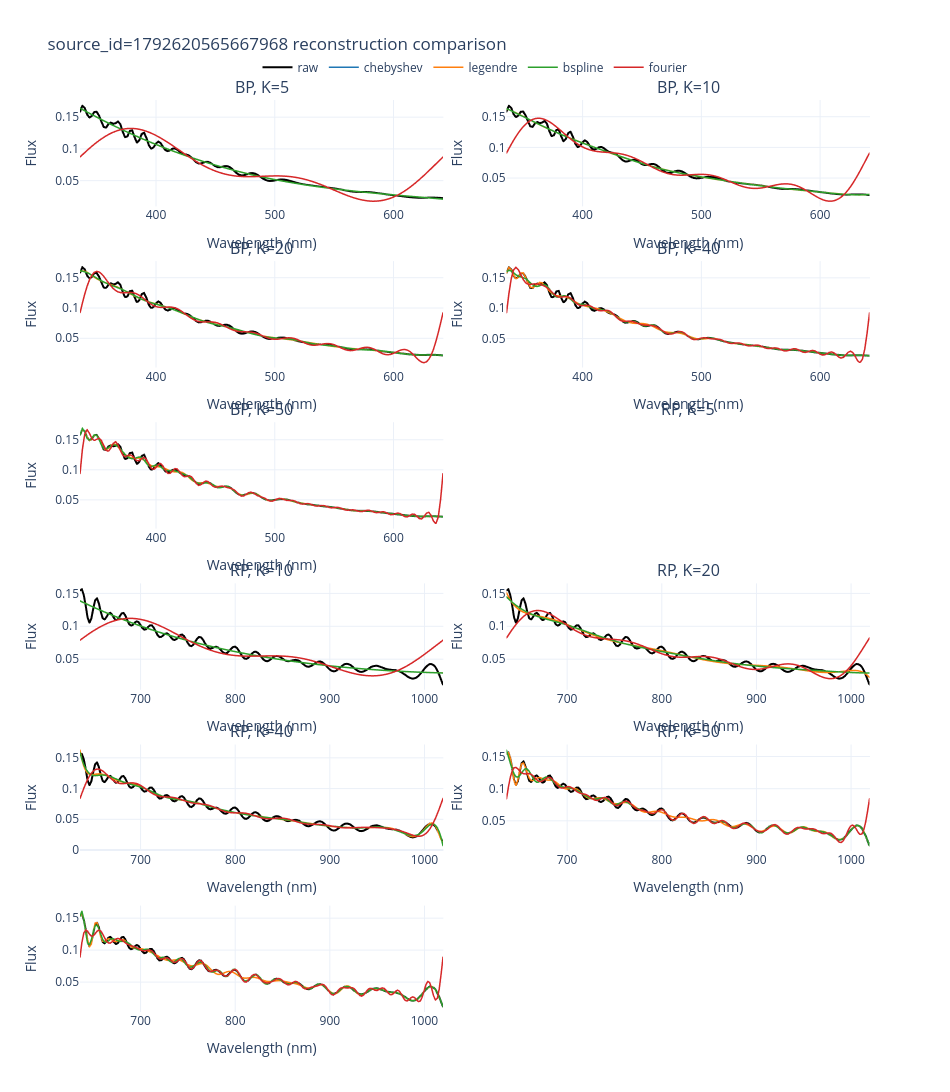

The code cell stored with this chart in its notebook:
### Markdown cell above
## Pick one star and compare raw vs. basis reconstructions across K

### Code cell
selected_source_id = int(bp.source_ids[preview_idx[0]])
basis_preview = ["chebyshev", "legendre", "bspline", "fourier"]
k_preview = [5, 10, 20, 40, 50]
smoothing_preview = "none"

fig = step02.plot_selected_star_reconstructions_interactive(
    bp,
    rp,
    source_id=selected_source_id,
    bases=basis_preview,
    k_list=k_preview,
    smoothing=smoothing_preview,
)
fig.show()

### Figure 1 — Plotly figure (JSON) as saved in the notebook; plotly's stock layout.template omitted (floating-point values rounded to 4 significant figures; data arrays with more than 128 entries replaced by an {"elided": "..."} marker saying what was removed)
{"data": [{"legendgroup": "raw", "line": {"color": "black", "width": 2}, "mode": "lines", "name": "raw", "showlegend": true, "type": "scattergl", "x": {"elided": "154 float values"}, "xaxis": "x", "y": {"elided": "154 float values"}, "yaxis": "y"}, {"legendgroup": "chebyshev", "line": {"color": "#1f77b4", "width": 1.5}, "mode": "lines", "name": "chebyshev", "showlegend": true, "type": "scattergl", "x": {"elided": "154 float values"}, "xaxis": "x", "y": {"elided": "154 float values"}, "yaxis": "y"}, {"legendgroup": "legendre", "line": {"color": "#ff7f0e", "width": 1.5}, "mode": "lines", "name": "legendre", "showlegend": true, "type": "scattergl", "x": {"elided": "154 float values"}, "xaxis": "x", "y": {"elided": "154 float values"}, "yaxis": "y"}, {"legendgroup": "bspline", "line": {"color": "#2ca02c", "width": 1.5}, "mode": "lines", "name": "bspline", "showlegend": true, "type": "scattergl", "x": {"elided": "154 float values"}, "xaxis": "x", "y": {"elided": "154 float values"}, "yaxis": "y"}, {"legendgroup": "fourier", "line": {"color": "#d62728", "width": 1.5}, "mode": "lines", "name": "fourier", "showlegend": true, "type": "scattergl", "x": {"elided": "154 float values"}, "xaxis": "x", "y": {"elided": "154 float values"}, "yaxis": "y"}, {"legendgroup": "raw", "line": {"color": "black", "width": 2}, "mode": "lines", "name": "raw", "showlegend": false, "type": "scattergl", "x": {"elided": "154 float values"}, "xaxis": "x2", "y": {"elided": "154 float values"}, "yaxis": "y2"}, {"legendgroup": "chebyshev", "line": {"color": "#1f77b4", "width": 1.5}, "mode": "lines", "name": "chebyshev", "showlegend": false, "type": "scattergl", "x": {"elided": "154 float values"}, "xaxis": "x2", "y": {"elided": "154 float values"}, "yaxis": "y2"}, {"legendgroup": "legendre", "line": {"color": "#ff7f0e", "width": 1.5}, "mode": "lines", "name": "legendre", "showlegend": false, "type": "scattergl", "x": {"elided": "154 float values"}, "xaxis": "x2", "y": {"elided": "154 float values"}, "yaxis": "y2"}, {"legendgroup": "bspline", "line": {"color": "#2ca02c", "width": 1.5}, "mode": "lines", "name": "bspline", "showlegend": false, "type": "scattergl", "x": {"elided": "154 float values"}, "xaxis": "x2", "y": {"elided": "154 float values"}, "yaxis": "y2"}, {"legendgroup": "fourier", "line": {"color": "#d62728", "width": 1.5}, "mode": "lines", "name": "fourier", "showlegend": false, "type": "scattergl", "x": {"elided": "154 float values"}, "xaxis": "x2", "y": {"elided": "154 float values"}, "yaxis": "y2"}, {"legendgroup": "raw", "line": {"color": "black", "width": 2}, "mode": "lines", "name": "raw", "showlegend": false, "type": "scattergl", "x": {"elided": "154 float values"}, "xaxis": "x3", "y": {"elided": "154 float values"}, "yaxis": "y3"}, {"legendgroup": "chebyshev", "line": {"color": "#1f77b4", "width": 1.5}, "mode": "lines", "name": "chebyshev", "showlegend": false, "type": "scattergl", "x": {"elided": "154 float values"}, "xaxis": "x3", "y": {"elided": "154 float values"}, "yaxis": "y3"}, {"legendgroup": "legendre", "line": {"color": "#ff7f0e", "width": 1.5}, "mode": "lines", "name": "legendre", "showlegend": false, "type": "scattergl", "x": {"elided": "154 float values"}, "xaxis": "x3", "y": {"elided": "154 float values"}, "yaxis": "y3"}, {"legendgroup": "bspline", "line": {"color": "#2ca02c", "width": 1.5}, "mode": "lines", "name": "bspline", "showlegend": false, "type": "scattergl", "x": {"elided": "154 float values"}, "xaxis": "x3", "y": {"elided": "154 float values"}, "yaxis": "y3"}, {"legendgroup": "fourier", "line": {"color": "#d62728", "width": 1.5}, "mode": "lines", "name": "fourier", "showlegend": false, "type": "scattergl", "x": {"elided": "154 float values"}, "xaxis": "x3", "y": {"elided": "154 float values"}, "yaxis": "y3"}, {"legendgroup": "raw", "line": {"color": "black", "width": 2}, "mode": "lines", "name": "raw", "showlegend": false, "type": "scattergl", "x": {"elided": "154 float values"}, "xaxis": "x4", "y": {"elided": "154 float values"}, "yaxis": "y4"}, {"legendgroup": "chebyshev", "line": {"color": "#1f77b4", "width": 1.5}, "mode": "lines", "name": "chebyshev", "showlegend": false, "type": "scattergl", "x": {"elided": "154 float values"}, "xaxis": "x4", "y": {"elided": "154 float values"}, "yaxis": "y4"}, {"legendgroup": "legendre", "line": {"color": "#ff7f0e", "width": 1.5}, "mode": "lines", "name": "legendre", "showlegend": false, "type": "scattergl", "x": {"elided": "154 float values"}, "xaxis": "x4", "y": {"elided": "154 float values"}, "yaxis": "y4"}, {"legendgroup": "bspline", "line": {"color": "#2ca02c", "width": 1.5}, "mode": "lines", "name": "bspline", "showlegend": false, "type": "scattergl", "x": {"elided": "154 float values"}, "xaxis": "x4", "y": {"elided": "154 float values"}, "yaxis": "y4"}, {"legendgroup": "fourier", "line": {"color": "#d62728", "width": 1.5}, "mode": "lines", "name": "fourier", "showlegend": false, "type": "scattergl", "x": {"elided": "154 float values"}, "xaxis": "x4", "y": {"elided": "154 float values"}, "yaxis": "y4"}, {"legendgroup": "raw", "line": {"color": "black", "width": 2}, "mode": "lines", "name": "raw", "showlegend": false, "type": "scattergl", "x": {"elided": "154 float values"}, "xaxis": "x5", "y": {"elided": "154 float values"}, "yaxis": "y5"}, {"legendgroup": "chebyshev", "line": {"color": "#1f77b4", "width": 1.5}, "mode": "lines", "name": "chebyshev", "showlegend": false, "type": "scattergl", "x": {"elided": "154 float values"}, "xaxis": "x5", "y": {"elided": "154 float values"}, "yaxis": "y5"}, {"legendgroup": "legendre", "line": {"color": "#ff7f0e", "width": 1.5}, "mode": "lines", "name": "legendre", "showlegend": false, "type": "scattergl", "x": {"elided": "154 float values"}, "xaxis": "x5", "y": {"elided": "154 float values"}, "yaxis": "y5"}, {"legendgroup": "bspline", "line": {"color": "#2ca02c", "width": 1.5}, "mode": "lines", "name": "bspline", "showlegend": false, "type": "scattergl", "x": {"elided": "154 float values"}, "xaxis": "x5", "y": {"elided": "154 float values"}, "yaxis": "y5"}, {"legendgroup": "fourier", "line": {"color": "#d62728", "width": 1.5}, "mode": "lines", "name": "fourier", "showlegend": false, "type": "scattergl", "x": {"elided": "154 float values"}, "xaxis": "x5", "y": {"elided": "154 float values"}, "yaxis": "y5"}, {"legendgroup": "raw", "line": {"color": "black", "width": 2}, "mode": "lines", "name": "raw", "showlegend": false, "type": "scattergl", "x": {"elided": "193 float values"}, "xaxis": "x7", "y": {"elided": "193 float values"}, "yaxis": "y7"}, {"legendgroup": "chebyshev", "line": {"color": "#1f77b4", "width": 1.5}, "mode": "lines", "name": "chebyshev", "showlegend": false, "type": "scattergl", "x": {"elided": "193 float values"}, "xaxis": "x7", "y": {"elided": "193 float values"}, "yaxis": "y7"}, {"legendgroup": "legendre", "line": {"color": "#ff7f0e", "width": 1.5}, "mode": "lines", "name": "legendre", "showlegend": false, "type": "scattergl", "x": {"elided": "193 float values"}, "xaxis": "x7", "y": {"elided": "193 float values"}, "yaxis": "y7"}, {"legendgroup": "bspline", "line": {"color": "#2ca02c", "width": 1.5}, "mode": "lines", "name": "bspline", "showlegend": false, "type": "scattergl", "x": {"elided": "193 float values"}, "xaxis": "x7", "y": {"elided": "193 float values"}, "yaxis": "y7"}, {"legendgroup": "fourier", "line": {"color": "#d62728", "width": 1.5}, "mode": "lines", "name": "fourier", "showlegend": false, "type": "scattergl", "x": {"elided": "193 float values"}, "xaxis": "x7", "y": {"elided": "193 float values"}, "yaxis": "y7"}, {"legendgroup": "raw", "line": {"color": "black", "width": 2}, "mode": "lines", "name": "raw", "showlegend": false, "type": "scattergl", "x": {"elided": "193 float values"}, "xaxis": "x8", "y": {"elided": "193 float values"}, "yaxis": "y8"}, {"legendgroup": "chebyshev", "line": {"color": "#1f77b4", "width": 1.5}, "mode": "lines", "name": "chebyshev", "showlegend": false, "type": "scattergl", "x": {"elided": "193 float values"}, "xaxis": "x8", "y": {"elided": "193 float values"}, "yaxis": "y8"}, {"legendgroup": "legendre", "line": {"color": "#ff7f0e", "width": 1.5}, "mode": "lines", "name": "legendre", "showlegend": false, "type": "scattergl", "x": {"elided": "193 float values"}, "xaxis": "x8", "y": {"elided": "193 float values"}, "yaxis": "y8"}, {"legendgroup": "bspline", "line": {"color": "#2ca02c", "width": 1.5}, "mode": "lines", "name": "bspline", "showlegend": false, "type": "scattergl", "x": {"elided": "193 float values"}, "xaxis": "x8", "y": {"elided": "193 float values"}, "yaxis": "y8"}, {"legendgroup": "fourier", "line": {"color": "#d62728", "width": 1.5}, "mode": "lines", "name": "fourier", "showlegend": false, "type": "scattergl", "x": {"elided": "193 float values"}, "xaxis": "x8", "y": {"elided": "193 float values"}, "yaxis": "y8"}, {"legendgroup": "raw", "line": {"color": "black", "width": 2}, "mode": "lines", "name": "raw", "showlegend": false, "type": "scattergl", "x": {"elided": "193 float values"}, "xaxis": "x9", "y": {"elided": "193 float values"}, "yaxis": "y9"}, {"legendgroup": "chebyshev", "line": {"color": "#1f77b4", "width": 1.5}, "mode": "lines", "name": "chebyshev", "showlegend": false, "type": "scattergl", "x": {"elided": "193 float values"}, "xaxis": "x9", "y": {"elided": "193 float values"}, "yaxis": "y9"}, {"legendgroup": "legendre", "line": {"color": "#ff7f0e", "width": 1.5}, "mode": "lines", "name": "legendre", "showlegend": false, "type": "scattergl", "x": {"elided": "193 float values"}, "xaxis": "x9", "y": {"elided": "193 float values"}, "yaxis": "y9"}, {"legendgroup": "bspline", "line": {"color": "#2ca02c", "width": 1.5}, "mode": "lines", "name": "bspline", "showlegend": false, "type": "scattergl", "x": {"elided": "193 float values"}, "xaxis": "x9", "y": {"elided": "193 float values"}, "yaxis": "y9"}, {"legendgroup": "fourier", "line": {"color": "#d62728", "width": 1.5}, "mode": "lines", "name": "fourier", "showlegend": false, "type": "scattergl", "x": {"elided": "193 float values"}, "xaxis": "x9", "y": {"elided": "193 float values"}, "yaxis": "y9"}, {"legendgroup": "raw", "line": {"color": "black", "width": 2}, "mode": "lines", "name": "raw", "showlegend": false, "type": "scattergl", "x": {"elided": "193 float values"}, "xaxis": "x10", "y": {"elided": "193 float values"}, "yaxis": "y10"}, {"legendgroup": "chebyshev", "line": {"color": "#1f77b4", "width": 1.5}, "mode": "lines", "name": "chebyshev", "showlegend": false, "type": "scattergl", "x": {"elided": "193 float values"}, "xaxis": "x10", "y": {"elided": "193 float values"}, "yaxis": "y10"}, {"legendgroup": "legendre", "line": {"color": "#ff7f0e", "width": 1.5}, "mode": "lines", "name": "legendre", "showlegend": false, "type": "scattergl", "x": {"elided": "193 float values"}, "xaxis": "x10", "y": {"elided": "193 float values"}, "yaxis": "y10"}, {"legendgroup": "bspline", "line": {"color": "#2ca02c", "width": 1.5}, "mode": "lines", "name": "bspline", "showlegend": false, "type": "scattergl", "x": {"elided": "193 float values"}, "xaxis": "x10", "y": {"elided": "193 float values"}, "yaxis": "y10"}, {"legendgroup": "fourier", "line": {"color": "#d62728", "width": 1.5}, "mode": "lines", "name": "fourier", "showlegend": false, "type": "scattergl", "x": {"elided": "193 float values"}, "xaxis": "x10", "y": {"elided": "193 float values"}, "yaxis": "y10"}, {"legendgroup": "raw", "line": {"color": "black", "width": 2}, "mode": "lines", "name": "raw", "showlegend": false, "type": "scattergl", "x": {"elided": "193 float values"}, "xaxis": "x11", "y": {"elided": "193 float values"}, "yaxis": "y11"}, {"legendgroup": "chebyshev", "line": {"color": "#1f77b4", "width": 1.5}, "mode": "lines", "name": "chebyshev", "showlegend": false, "type": "scattergl", "x": {"elided": "193 float values"}, "xaxis": "x11", "y": {"elided": "193 float values"}, "yaxis": "y11"}, {"legendgroup": "legendre", "line": {"color": "#ff7f0e", "width": 1.5}, "mode": "lines", "name": "legendre", "showlegend": false, "type": "scattergl", "x": {"elided": "193 float values"}, "xaxis": "x11", "y": {"elided": "193 float values"}, "yaxis": "y11"}, {"legendgroup": "bspline", "line": {"color": "#2ca02c", "width": 1.5}, "mode": "lines", "name": "bspline", "showlegend": false, "type": "scattergl", "x": {"elided": "193 float values"}, "xaxis": "x11", "y": {"elided": "193 float values"}, "yaxis": "y11"}, {"legendgroup": "fourier", "line": {"color": "#d62728", "width": 1.5}, "mode": "lines", "name": "fourier", "showlegend": false, "type": "scattergl", "x": {"elided": "193 float values"}, "xaxis": "x11", "y": {"elided": "193 float values"}, "yaxis": "y11"}], "layout": {"annotations": [{"font": {"size": 16}, "showarrow": false, "text": "BP, K=5", "x": 0.23, "xanchor": "center", "xref": "paper", "y": 1, "yanchor": "bottom", "yref": "paper"}, {"font": {"size": 16}, "showarrow": false, "text": "BP, K=10", "x": 0.77, "xanchor": "center", "xref": "paper", "y": 1, "yanchor": "bottom", "yref": "paper"}, {"font": {"size": 16}, "showarrow": false, "text": "BP, K=20", "x": 0.23, "xanchor": "center", "xref": "paper", "y": 0.8233, "yanchor": "bottom", "yref": "paper"}, {"font": {"size": 16}, "showarrow": false, "text": "BP, K=40", "x": 0.77, "xanchor": "center", "xref": "paper", "y": 0.8233, "yanchor": "bottom", "yref": "paper"}, {"font": {"size": 16}, "showarrow": false, "text": "BP, K=50", "x": 0.23, "xanchor": "center", "xref": "paper", "y": 0.6467, "yanchor": "bottom", "yref": "paper"}, {"font": {"size": 16}, "showarrow": false, "text": "RP, K=5", "x": 0.77, "xanchor": "center", "xref": "paper", "y": 0.6467, "yanchor": "bottom", "yref": "paper"}, {"font": {"size": 16}, "showarrow": false, "text": "RP, K=10", "x": 0.23, "xanchor": "center", "xref": "paper", "y": 0.47, "yanchor": "bottom", "yref": "paper"}, {"font": {"size": 16}, "showarrow": false, "text": "RP, K=20", "x": 0.77, "xanchor": "center", "xref": "paper", "y": 0.47, "yanchor": "bottom", "yref": "paper"}, {"font": {"size": 16}, "showarrow": false, "text": "RP, K=40", "x": 0.23, "xanchor": "center", "xref": "paper", "y": 0.2933, "yanchor": "bottom", "yref": "paper"}, {"font": {"size": 16}, "showarrow": false, "text": "RP, K=50", "x": 0.77, "xanchor": "center", "xref": "paper", "y": 0.2933, "yanchor": "bottom", "yref": "paper"}], "height": 1800, "legend": {"orientation": "h", "x": 0.5, "xanchor": "center", "y": 1.02, "yanchor": "bottom"}, "title": {"text": "source_id=1792620565667968 reconstruction comparison"}, "width": 950, "xaxis": {"anchor": "y", "domain": [0, 0.46], "title": {"text": "Wavelength (nm)"}}, "xaxis10": {"anchor": "y10", "domain": [0.54, 1], "title": {"text": "Wavelength (nm)"}}, "xaxis11": {"anchor": "y11", "domain": [0, 0.46], "title": {"text": "Wavelength (nm)"}}, "xaxis12": {"anchor": "y12", "domain": [0.54, 1], "title": {"text": "Wavelength (nm)"}}, "xaxis2": {"anchor": "y2", "domain": [0.54, 1], "title": {"text": "Wavelength (nm)"}}, "xaxis3": {"anchor": "y3", "domain": [0, 0.46], "title": {"text": "Wavelength (nm)"}}, "xaxis4": {"anchor": "y4", "domain": [0.54, 1], "title": {"text": "Wavelength (nm)"}}, "xaxis5": {"anchor": "y5", "domain": [0, 0.46], "title": {"text": "Wavelength (nm)"}}, "xaxis6": {"anchor": "y6", "domain": [0.54, 1], "title": {"text": "Wavelength (nm)"}}, "xaxis7": {"anchor": "y7", "domain": [0, 0.46], "title": {"text": "Wavelength (nm)"}}, "xaxis8": {"anchor": "y8", "domain": [0.54, 1], "title": {"text": "Wavelength (nm)"}}, "xaxis9": {"anchor": "y9", "domain": [0, 0.46], "title": {"text": "Wavelength (nm)"}}, "yaxis": {"anchor": "x", "domain": [0.8833, 1], "title": {"text": "Flux"}}, "yaxis10": {"anchor": "x10", "domain": [0.1767, 0.2933], "title": {"text": "Flux"}}, "yaxis11": {"anchor": "x11", "domain": [0, 0.1167], "title": {"text": "Flux"}}, "yaxis12": {"anchor": "x12", "domain": [0, 0.1167], "title": {"text": "Flux"}}, "yaxis2": {"anchor": "x2", "domain": [0.8833, 1], "title": {"text": "Flux"}}, "yaxis3": {"anchor": "x3", "domain": [0.7067, 0.8233], "title": {"text": "Flux"}}, "yaxis4": {"anchor": "x4", "domain": [0.7067, 0.8233], "title": {"text": "Flux"}}, "yaxis5": {"anchor": "x5", "domain": [0.53, 0.6467], "title": {"text": "Flux"}}, "yaxis6": {"anchor": "x6", "domain": [0.53, 0.6467], "title": {"text": "Flux"}}, "yaxis7": {"anchor": "x7", "domain": [0.3533, 0.47], "title": {"text": "Flux"}}, "yaxis8": {"anchor": "x8", "domain": [0.3533, 0.47], "title": {"text": "Flux"}}, "yaxis9": {"anchor": "x9", "domain": [0.1767, 0.2933], "title": {"text": "Flux"}}}}
